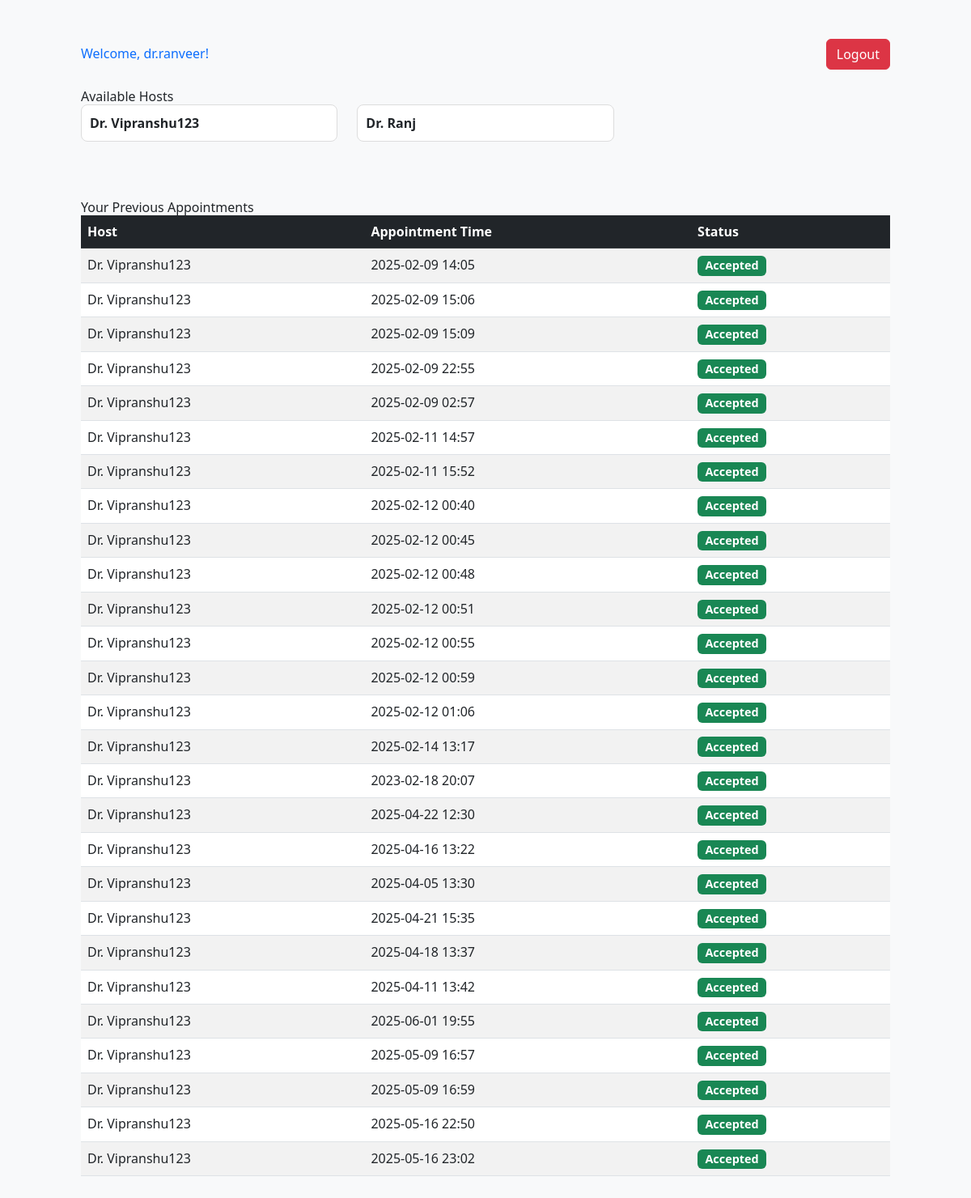
/user/dashboard.php (signed in), run on the app's committed database.
### tables this page shows
CREATE TABLE `appointments` (
  `id` int(11) NOT NULL,
  `user_id` int(11) NOT NULL,
  `host_id` int(11) NOT NULL,
  `preferred_time` datetime NOT NULL,
  `appointment_time` datetime DEFAULT NULL,
  `status` enum('pending','accepted','rejected','completed') DEFAULT 'pending',
  `verification_code` varchar(50) NOT NULL,
  `qr_code` varchar(255) NOT NULL,
  `created_at` timestamp NOT NULL DEFAULT current_timestamp(),
  `check_in` datetime DEFAULT NULL,
  `check_out` datetime DEFAULT NULL
);

### user/dashboard.php (the view, shortened to what this page needs)
<?php
require '../config/db.php';
$user_id = $_SESSION['user_id'];
$username = $_SESSION['username'];
$hosts = $conn->query("SELECT id, username, email, photo FROM login WHERE type='host'");
$appointments = $conn->query("SELECT a.id, h.username as host_name, a.appointment_time, a.status
                              FROM appointments a
                              JOIN login h ON a.host_id = h.id
                              WHERE a.user_id = '$user_id'");
?>
<!DOCTYPE html>
<html lang="en">
<head>
    <link rel="stylesheet" href="https://cdn.jsdelivr.net/npm/bootstrap@5.3.0-alpha1/dist/css/bootstrap.min.css">
    <script src="https://cdn.tailwindcss.com"></script>
</head>
<body>
<div class="container py-5">
    <div class="d-flex justify-content-between align-items-center mb-4">
        <h2 class="text-primary">Welcome, <?= htmlspecialchars($username) ?>!</h2>
        <a href="../logout.php" class="btn btn-danger">Logout</a>
    </div>
    <h4 class="text-dark">Available Hosts</h4>
    <div class="row host-container">
        <?php while ($host = $hosts->fetch_assoc()): ?>
            <div class="col-lg-4 col-md-6 col-sm-12 mb-4">
                <button class="toggle-button" onclick="toggleDetails('host_<?= $host['id'] ?>')">
                    Dr. <?= htmlspecialchars($host['username']) ?>
                </button>
            </div>
        <?php endwhile; ?>
    </div>
    <h4 class="text-dark mt-5">Your Previous Appointments</h4>
    <div class="table-responsive">
        <table class="table table-striped">
            <thead class="table-dark">
                <tr>
                    <th>Host</th>
                    <th>Appointment Time</th>
                    <th>Status</th>
                </tr>
            </thead>
            <tbody>
                <?php while ($appt = $appointments->fetch_assoc()): ?>
                    <tr>
                        <td data-label="Host">Dr. <?= htmlspecialchars($appt['host_name']) ?></td>
                        <td data-label="Appointment Time"><?= date("Y-m-d H:i", strtotime($appt['appointment_time'])) ?></td>
                        <td data-label="Status">
                            <?php if ($appt['status'] === 'pending'): ?>
                                <span class="badge bg-warning text-dark">Pending</span>
                            <?php elseif ($appt['status'] === 'accepted'): ?>
                                <span class="badge bg-success">Accepted</span>
                            <?php elseif ($appt['status'] === 'rejected'): ?>
                                <span class="badge bg-danger">Rejected</span>
                            <?php endif; ?>
                        </td>
                    </tr>
                <?php endwhile; ?>
            </tbody>
        </table>
    </div>
</div>
</body>
</html>

### user/dashboard.php (style rules this page uses)
body { background-color: #f8f9fa; }
.toggle-button { background-color: white; border: 1px solid #ddd; border-radius: 8px; padding: 10px; width: 100%; text-align: left; cursor: pointer; font-weight: bold; transition: background 0.2s; }
.badge { font-size: 0.9em; }
.table-responsive { overflow-x: auto; }

### data on the page
appointments: host.username "Vipranshu123", appointment_time "2025-02-09 14:05", status "Accepted"
appointments: host.username "Vipranshu123", appointment_time "2025-02-09 15:06", status "Accepted"
appointments: host.username "Vipranshu123", appointment_time "2025-02-09 15:09", status "Accepted"
appointments: host.username "Vipranshu123", appointment_time "2025-02-09 22:55", status "Accepted"
appointments: host.username "Vipranshu123", appointment_time "2025-02-09 02:57", status "Accepted"
appointments: host.username "Vipranshu123", appointment_time "2025-02-11 14:57", status "Accepted"
appointments: host.username "Vipranshu123", appointment_time "2025-02-11 15:52", status "Accepted"
appointments: host.username "Vipranshu123", appointment_time "2025-02-12 00:40", status "Accepted"
appointments: host.username "Vipranshu123", appointment_time "2025-02-12 00:45", status "Accepted"
appointments: host.username "Vipranshu123", appointment_time "2025-02-12 00:48", status "Accepted"
appointments: host.username "Vipranshu123", appointment_time "2025-02-12 00:51", status "Accepted"
appointments: host.username "Vipranshu123", appointment_time "2025-02-12 00:55", status "Accepted"
appointments: host.username "Vipranshu123", appointment_time "2025-02-12 00:59", status "Accepted"
appointments: host.username "Vipranshu123", appointment_time "2025-02-12 01:06", status "Accepted"
appointments: host.username "Vipranshu123", appointment_time "2025-02-14 13:17", status "Accepted"
appointments: host.username "Vipranshu123", appointment_time "2023-02-18 20:07", status "Accepted"
appointments: host.username "Vipranshu123", appointment_time "2025-04-22 12:30", status "Accepted"
appointments: host.username "Vipranshu123", appointment_time "2025-04-16 13:22", status "Accepted"
appointments: host.username "Vipranshu123", appointment_time "2025-04-05 13:30", status "Accepted"
appointments: host.username "Vipranshu123", appointment_time "2025-04-21 15:35", status "Accepted"
appointments: host.username "Vipranshu123", appointment_time "2025-04-18 13:37", status "Accepted"
appointments: host.username "Vipranshu123", appointment_time "2025-04-11 13:42", status "Accepted"
appointments: host.username "Vipranshu123", appointment_time "2025-06-01 19:55", status "Accepted"
appointments: host.username "Vipranshu123", appointment_time "2025-05-09 16:57", status "Accepted"
appointments: host.username "Vipranshu123", appointment_time "2025-05-09 16:59", status "Accepted"
appointments: host.username "Vipranshu123", appointment_time "2025-05-16 22:50", status "Accepted"
appointments: host.username "Vipranshu123", appointment_time "2025-05-16 23:02", status "Accepted"

### other printed values
$username "dr.ranveer"
$host['username'] "Vipranshu123"
$host['username'] "Ranj"
